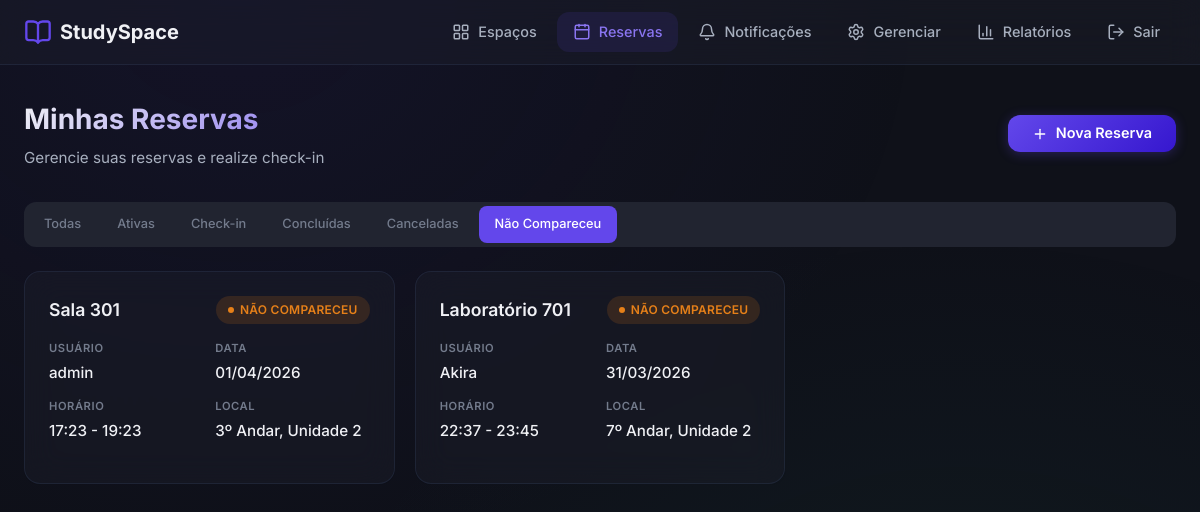
/reservations/?status=no_show (signed in), run on the app's committed database.
### models/reservation.py (models this page shows, shortened)
class Reservation(db.Model):
    __tablename__ = 'reservations'
    id = db.Column(db.Integer, primary_key=True)
    user_id = db.Column(db.Integer, db.ForeignKey('users.id'), nullable=False, index=True)
    space_id = db.Column(db.Integer, db.ForeignKey('spaces.id'), nullable=False, index=True)
    start_time = db.Column(db.DateTime, nullable=False, index=True)
    end_time = db.Column(db.DateTime, nullable=False)
    status = db.Column(db.String(20), nullable=False, default='active')
    checked_in_at = db.Column(db.DateTime, nullable=True)
    created_at = db.Column(db.DateTime, default=lambda: datetime.now(timezone(timedelta(hours=-3))))
    @property
    def status_label(self):
        labels = {
            'active': 'Ativa',
            'checked_in': 'Check-in Realizado',
            'completed': 'Concluída',
            'cancelled': 'Cancelada',
            'no_show': 'Não Compareceu',
        }
        return labels.get(self.status, self.status)
    @property
    def status_color(self):
        colors = {
            'active': 'status-active',
            'checked_in': 'status-checkedin',
            'completed': 'status-completed',
            'cancelled': 'status-cancelled',
            'no_show': 'status-noshow',
        }
        return colors.get(self.status, '')

### models/space.py (models this page shows, shortened)
class Space(db.Model):
    __tablename__ = 'spaces'
    id = db.Column(db.Integer, primary_key=True)
    name = db.Column(db.String(100), nullable=False)
    description = db.Column(db.Text, default='')
    capacity = db.Column(db.Integer, nullable=False, default=1)
    location = db.Column(db.String(200), default='')
    status = db.Column(db.String(20), nullable=False, default='available')  # 'available' ou 'maintenance'
    created_at = db.Column(db.DateTime, default=lambda: datetime.now(timezone(timedelta(hours=-3))))
    reservations = db.relationship('Reservation', backref='space', lazy='dynamic')

### models/user.py (models this page shows, shortened)
class User(UserMixin, db.Model):
    __tablename__ = 'users'
    id = db.Column(db.Integer, primary_key=True)
    username = db.Column(db.String(80), unique=True, nullable=False, index=True)
    email = db.Column(db.String(120), unique=True, nullable=False, index=True)
    password_hash = db.Column(db.String(256), nullable=False)
    role = db.Column(db.String(20), nullable=False, default='student')  # 'admin' ou 'student'
    created_at = db.Column(db.DateTime, default=lambda: datetime.now(timezone(timedelta(hours=-3))))
    reservations = db.relationship('Reservation', backref='user', lazy='dynamic')
    notifications = db.relationship('Notification', backref='user', lazy='dynamic')
    @property
    def is_admin(self):
        return self.role == 'admin'
    @property
    def unread_notifications_count(self):
        return self.notifications.filter_by(is_read=False).count()

### views/routes/reservations.py (the view)
@reservations_bp.route('/')
@login_required
def my_reservations():
    status_filter = request.args.get('status')
    if current_user.is_admin:
        reservations = get_user_reservations(None, status_filter)
    else:
        reservations = get_user_reservations(current_user.id, status_filter)
    return render_template(
        'reservations/my_reservations.html',
        reservations=reservations,
        current_filter=status_filter
    )

### services/reservation_service.py (called while the page is built)
def get_user_reservations(user_id=None, status_filter=None):
    query = Reservation.query
    if user_id:
        query = query.filter_by(user_id=user_id)
    if status_filter:
        query = query.filter_by(status=status_filter)
    return query.order_by(Reservation.start_time.desc()).all()

### views/templates/reservations/my_reservations.html (shortened to what this page needs)
{% extends "base.html" %}
{% block content %}
<div class="page-header">
    <div>
        <h1 class="page-title">Minhas Reservas</h1>
        <p class="page-subtitle">Gerencie suas reservas e realize check-in</p>
    </div>
    <a href="{{ url_for('reservations.new_reservation') }}" class="btn btn-primary" id="btn-new-reservation">
        <i data-lucide="plus"></i>
        Nova Reserva
    </a>
</div>
<div class="filter-tabs">
    <a href="{{ url_for('reservations.my_reservations') }}"
       class="filter-tab {% if not current_filter %}active{% endif %}" id="filter-all">
        Todas
    </a>
    <a href="{{ url_for('reservations.my_reservations', status='active') }}"
       class="filter-tab {% if current_filter == 'active' %}active{% endif %}" id="filter-active">
        Ativas
    </a>
    <a href="{{ url_for('reservations.my_reservations', status='checked_in') }}"
       class="filter-tab {% if current_filter == 'checked_in' %}active{% endif %}" id="filter-checkedin">
        Check-in
    </a>
    <a href="{{ url_for('reservations.my_reservations', status='completed') }}"
       class="filter-tab {% if current_filter == 'completed' %}active{% endif %}" id="filter-completed">
        Concluídas
    </a>
    <a href="{{ url_for('reservations.my_reservations', status='cancelled') }}"
       class="filter-tab {% if current_filter == 'cancelled' %}active{% endif %}" id="filter-cancelled">
        Canceladas
    </a>
    <a href="{{ url_for('reservations.my_reservations', status='no_show') }}"
       class="filter-tab {% if current_filter == 'no_show' %}active{% endif %}" id="filter-noshow">
        Não Compareceu
    </a>
</div>
{% if reservations %}
<div class="grid grid-2 stagger">
    {% for reservation in reservations %}
    <div class="card reservation-card" id="reservation-{{ reservation.id }}">
        <div class="card-header">
            <h3 class="card-title">{{ reservation.space.name }}</h3>
            <span class="status-badge {{ reservation.status_color }}">
                {{ reservation.status_label }}
            </span>
        </div>
        <div class="reservation-details">
            {% if current_user.is_admin %}
            <div class="reservation-detail">
                <span class="label">Usuário</span>
                <span class="value">{{ reservation.user.username }}</span>
            </div>
            {% endif %}
            <div class="reservation-detail">
                <span class="label">Data</span>
                <span class="value">{{ reservation.start_time.strftime('%d/%m/%Y') }}</span>
            </div>
            <div class="reservation-detail">
                <span class="label">Horário</span>
                <span class="value">{{ reservation.start_time.strftime('%H:%M') }} - {{ reservation.end_time.strftime('%H:%M') }}</span>
            </div>
            <div class="reservation-detail">
                <span class="label">Local</span>
                <span class="value">{{ reservation.space.location or '—' }}</span>
            </div>
        </div>
    </div>
    {% endfor %}
</div>
{% endif %}
{% endblock %}

### data on the page
Reservation: space.name "Sala 301", status_label "NÃO COMPARECEU", user.username "admin", start_time "01/04/2026", start_time "17:23", end_time "19:23", space "3º Andar, Unidade 2"
Reservation: space.name "Laboratório 701", status_label "NÃO COMPARECEU", user.username "Akira", start_time "31/03/2026", start_time "22:37", end_time "23:45", space "7º Andar, Unidade 2"
